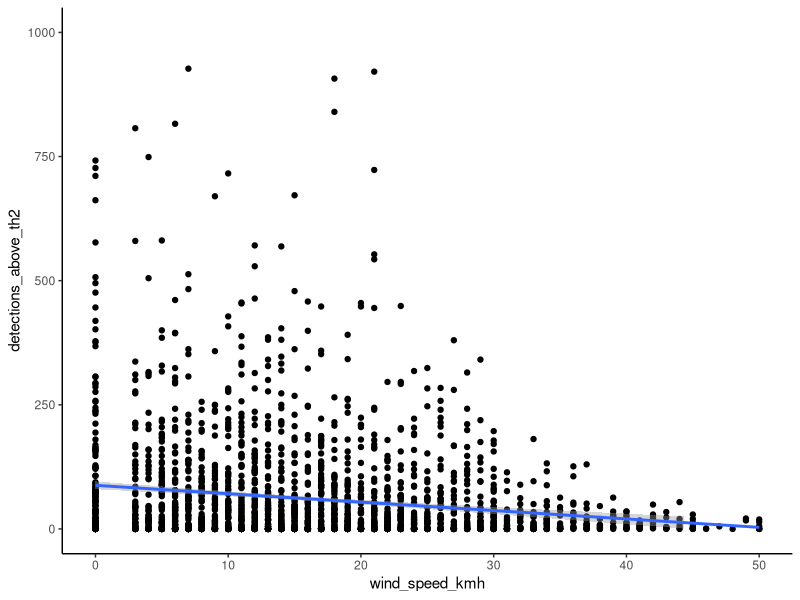
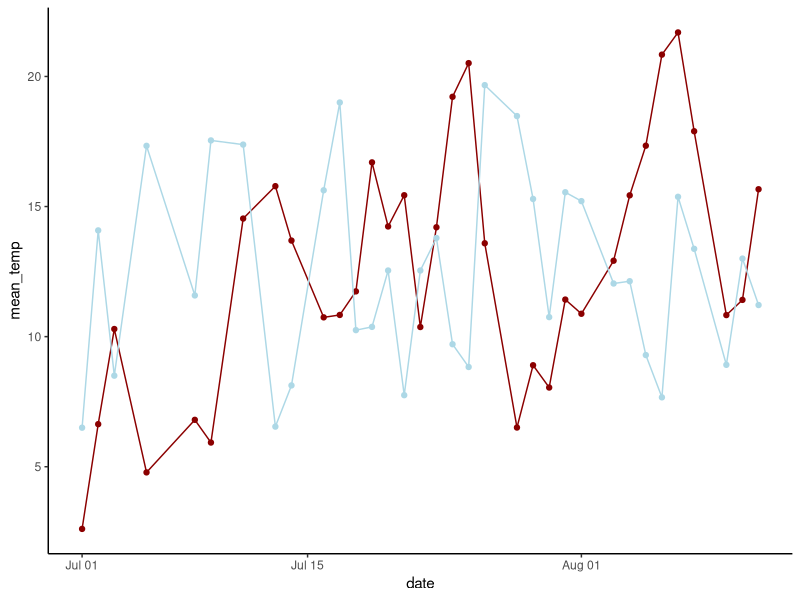
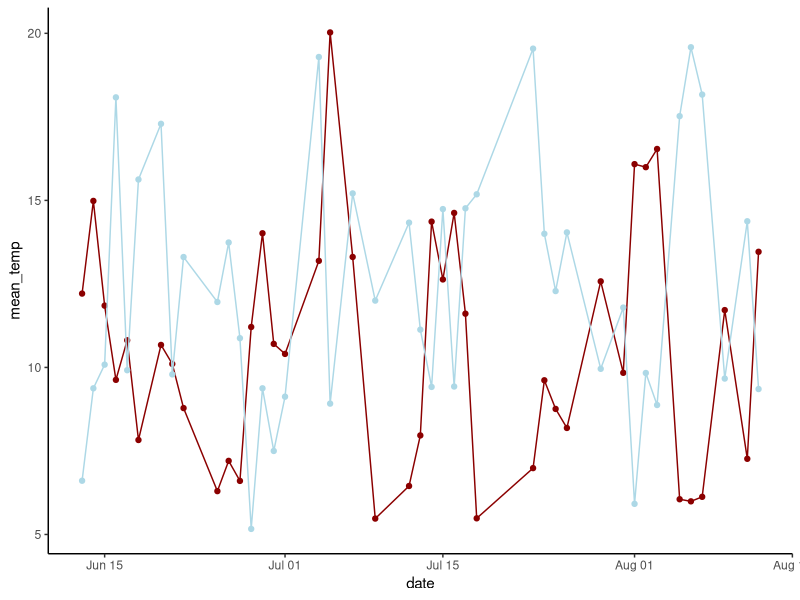
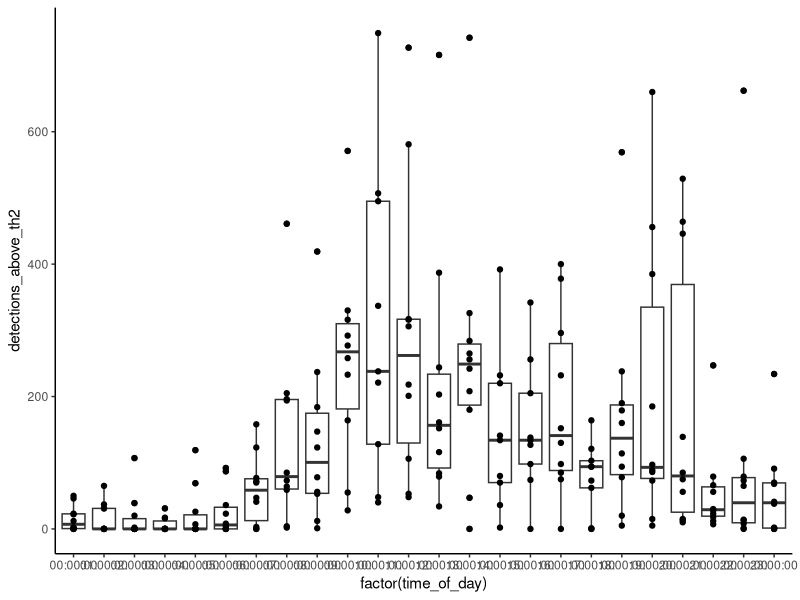
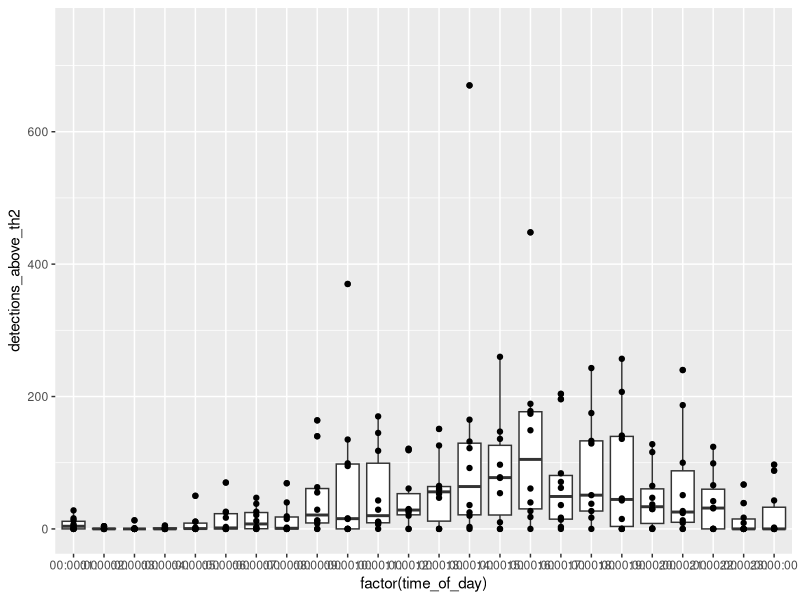
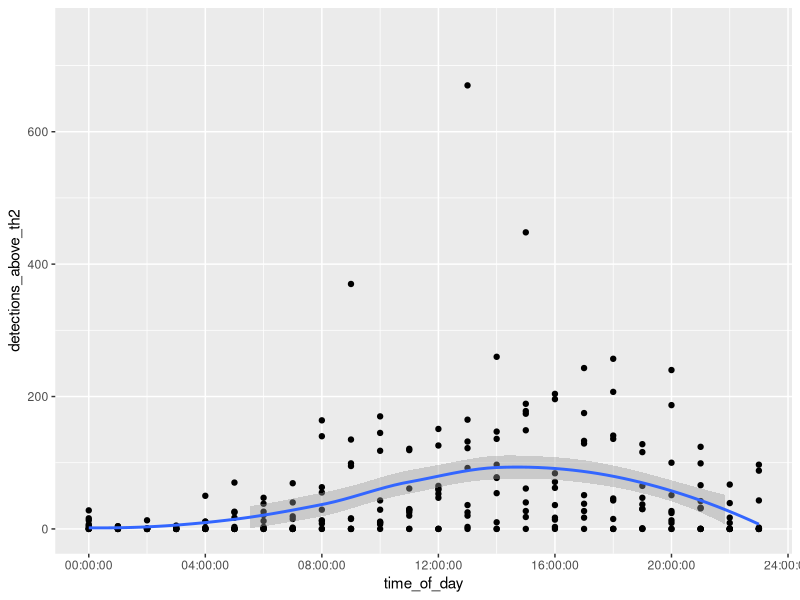
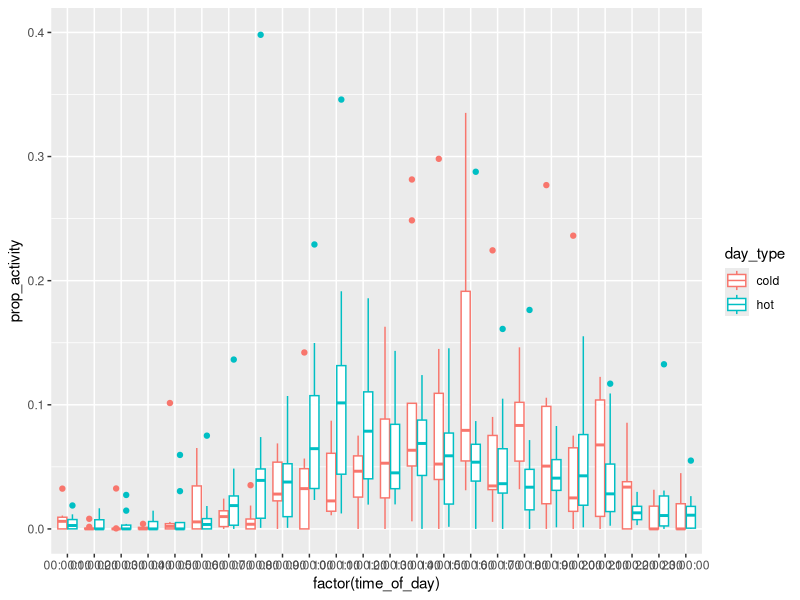
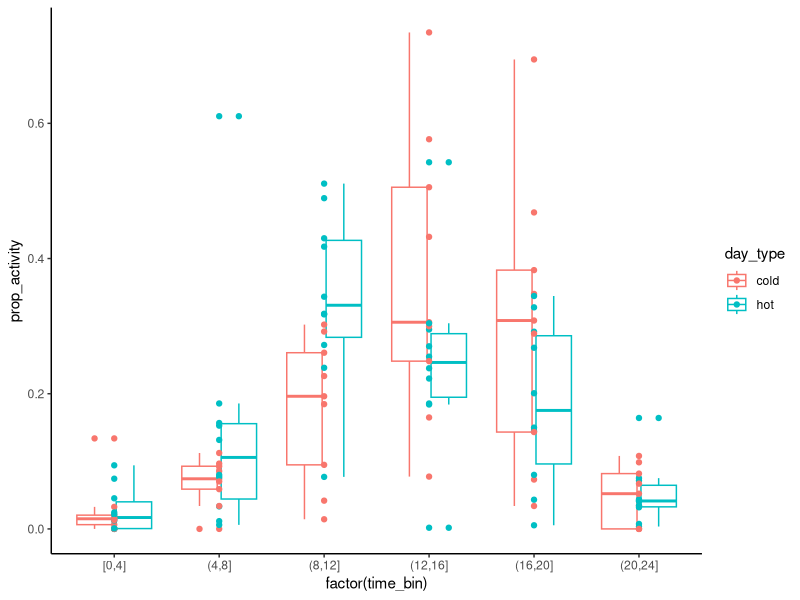

Write R code to recreate these figures, in order.
# ====================================================
# Script Name: BeeClim_analysis_AB.R
# Project: BumblebeeClim 2025-26
# Author: Alex Beauchemin
# Date Created: 2026-03-04
# Last Modified: 2026-03-04
# Description: This script includes the BumblebeeClim analysis.
# Dependencies: 
# ====================================================

#### SETUP ----
# Load required libraries
library(tidyverse)

# Add site coordinates
lat <- 69.583
lon <- -139.03

# Load compiled datasets
beeclim_2025 <- read_csv("./data/clean/beeclim_2025.csv")
beeclim_ECCC <- read_csv("./data/clean/beeclim_ECCC.csv")


#### ANALYSIS 1: Can we detect a difference in temporal patterning of bumblebee activity between warm and cool days

# Change timezone to show local time
attr(beeclim_ECCC$datetime_LST, "tzone") <- "America/Whitehorse"

# Calculate average daily temperature and wind
beeclim_ECCC <-  beeclim_ECCC %>%
  mutate(date = floor_date(datetime_LST, "day"))
mean_temp_wind <- beeclim_ECCC %>%
  group_by(date) %>%
  summarize(mean_temp = mean(temperature_C, na.rm = TRUE),
            mean_wind = mean(wind_speed_kmh, na.rm = TRUE))

# Visually assess threshold wind speed for bumblebee activity 
ggplot(beeclim_ECCC, aes(x = wind_speed_kmh, y = detections_above_th2)) +
  geom_point() +
  geom_smooth(method = "lm") +
  theme_classic() +
  ylim(0,1000) +
  xlim(0,50) # bumblebee activity does not appear to drop off dramatically until wind speeds are >20 km/h


# Filter for winds < 20, days with sun altitude always > 0, retain warmest days
ideal_bee_days <- mean_temp_wind %>%
  filter(mean_wind < 20)

ideal_bee_days_2024 <- ideal_bee_days %>%
  filter(date >= as.Date("2024-07-01") &
           date <= as.Date("2024-08-30"))
ideal_bee_days_2025 <- ideal_bee_days %>%
  filter(date >= as.Date("2025-06-01") &
           date <= as.Date("2025-08-30"))

ggplot(ideal_bee_days_2024, aes(x = date)) +
  geom_point(aes(y = mean_temp), colour = "darkred") +
  geom_line(aes(y = mean_temp), colour = "darkred") +
  geom_point(aes(y = mean_wind), colour = "lightblue") +
  geom_line(aes(y = mean_wind), colour = "lightblue") +
  theme_classic() 


ggplot(ideal_bee_days_2025, aes(x = date)) +
  geom_point(aes(y = mean_temp), colour = "darkred") +
  geom_line(aes(y = mean_temp), colour = "darkred") +
  geom_point(aes(y = mean_wind), colour = "lightblue") +
  geom_line(aes(y = mean_wind), colour = "lightblue") +
  theme_classic() 


# Test the following:
# Warm 2024 days: 2024-08-07, 2024-07-25, 2024-07-19, 2024-07-13, 2024-07-24
# Warm 2025 days: 2025-07-05, 2025-08-03, 2025-06-14, 2025-07-16, 2025-07-14

# Cold 2024 days: 2024-07-02, 2024-07-09, 2024-07-28, 2024-07-22, 2024-07-05
# Cold 2025 days: 2025-07-09, 2025-07-18, 2025-08-06, 2025-06-25, 2025-07-12
hot_dates <- as.Date(c("2024-08-07", "2024-07-25", "2024-07-19", "2024-07-13", "2024-07-24", "2025-07-05", "2025-08-03", "2025-06-14", "2025-07-16", "2025-07-14"))
cold_dates <- as.Date(c("2024-07-02", "2024-07-09", "2024-07-28", "2024-07-22", "2024-07-05", "2025-07-09", "2025-07-18", "2025-08-06", "2025-06-25", "2025-07-12"))

# Select dates
hot_days <- beeclim_ECCC %>%
  filter(as.Date(date) %in% hot_dates)
cold_days <- beeclim_ECCC %>%
  filter(as.Date(date) %in% cold_dates)


# Visualize
ggplot(hot_days, aes(x = factor(time_of_day), y = detections_above_th2)) +
  geom_boxplot() +
  geom_point() +
  theme_classic() +
  ylim(0,750)

ggplot(cold_days, aes(x = factor(time_of_day), y = detections_above_th2)) +
  geom_boxplot() +
  geom_point() +
  ylim(0,750)

ggplot(cold_days, aes(x = time_of_day, y = detections_above_th2)) +
  geom_point() +
  geom_smooth() +
  ylim(0,750)



# Visualization farm

daily_time_dist <- beeclim_ECCC %>%
  filter(as.Date(date) %in% c(hot_dates, cold_dates)) %>%
  mutate(day_type = ifelse(as.Date(date) %in% hot_dates, "hot", "cold")) %>%
  group_by(date) %>%
  mutate(total_detections = sum(detections_above_th2), .groups = "drop") %>%
  mutate(prop_activity = detections_above_th2 / total_detections)

ggplot(daily_time_dist,
       aes(x = factor(time_of_day), y = prop_activity, colour = day_type)) +
  geom_boxplot() +
  ylim(0, 0.4)
  #geom_point(alpha=0.2)

beeclim_ECCC_time_bin <- beeclim_ECCC %>%
  mutate(
    hour = as.numeric(format(datetime_LST, "%H")),
    time_bin = cut(hour,
                   breaks = c(0,4,8,12,16,20,24),
                   include.lowest = TRUE)
  )

daily_time_dist_time_bin <- beeclim_ECCC_time_bin %>%
  filter(as.Date(date) %in% c(hot_dates, cold_dates)) %>%
  mutate(day_type = ifelse(as.Date(date) %in% hot_dates, "hot", "cold")) %>%
  group_by(date) %>%
  mutate(total_detections = sum(detections_above_th2), .groups = "drop") %>%
  group_by(date, time_bin, day_type) %>%
  summarize(prop_activity = sum(detections_above_th2) / first(total_detections))

ggplot(daily_time_dist_time_bin,
       aes(x = factor(time_bin), y = prop_activity, colour = day_type)) +
  geom_boxplot() +
  geom_point() +
  theme_classic()




#### Exploratory visualizations ----

# Histograms for distribution of response variable
hist(beeclim_2025$bumblebee_buzz_hourly)
hist(beeclim_2025$bumblebee_buzz_hourly[
  beeclim_2025$bumblebee_buzz_hourly < 20
], breaks = 100)


# Plotting variables over 24-hour window
ggplot(beeclim_2025, 
aes(x = time_of_day)) +
  geom_smooth(method = "loess", aes(y = temperature_C), colour = "orange2") +
  geom_point(aes(y = bumblebee_buzz_hourly/30), colour = "black", alpha = 0.2) +
  geom_smooth(method = "loess", aes(y = bumblebee_buzz_hourly/30), colour = "gold") +
  geom_smooth(method = "loess", aes(y = solar_radiation/35), colour = "blue", alpha = 0.2) +
  ylim(0,25) +
  theme_classic()
   
# Plotting variables over summer
ggplot(beeclim_2025, 
       aes(x = time_index)) +
  geom_point(aes(y = temperature_C), colour = "black", alpha = 0.2) +
  geom_point(aes(y = bumblebee_buzz_hourly/30), colour = "orange2", alpha = 0.2) +
  geom_smooth(method = "loess", aes(y = bumblebee_buzz_hourly/30), colour = "gold") +
  ylim(-3,35) +
  theme_classic()


# Identify starting point temperature for Tmin
ggplot(beeclim_2025, 
       aes(x = temperature_C, y = bumblebee_buzz_hourly)) +
  geom_point() +
  geom_smooth(method = "lm", colour = "orange2") +
  ylim(0,1000) +
  xlim(-5,15) +
  theme_classic()

ggplot(beeclim_2025, 
       aes(x = temperature_C, y = bumblebee_buzz_hourly)) +
  geom_point() +
  geom_smooth(method = "lm", colour = "orange2") +
  ylim(0,1000) +
  xlim(-5,20) +
  theme_classic()

ggplot(beeclim_2025, 
       aes(x = temperature_C, y = bumblebee_buzz_hourly)) +
  geom_point() +
  geom_smooth(method = "lm", colour = "orange2") +
  ylim(0,1000) +
  xlim(-5,30) +
  theme_classic()

# Assess correlation factors
cor(beeclim_2025$temperature_C, beeclim_2025$doy)
cor(beeclim_2025$temperature_C, beeclim_2025$solar_radiation)
cor(beeclim_2025$temperature_C, beeclim_2025$time_of_day_hour)
cor(beeclim_2025$temperature_C, beeclim_2025$altitude)
